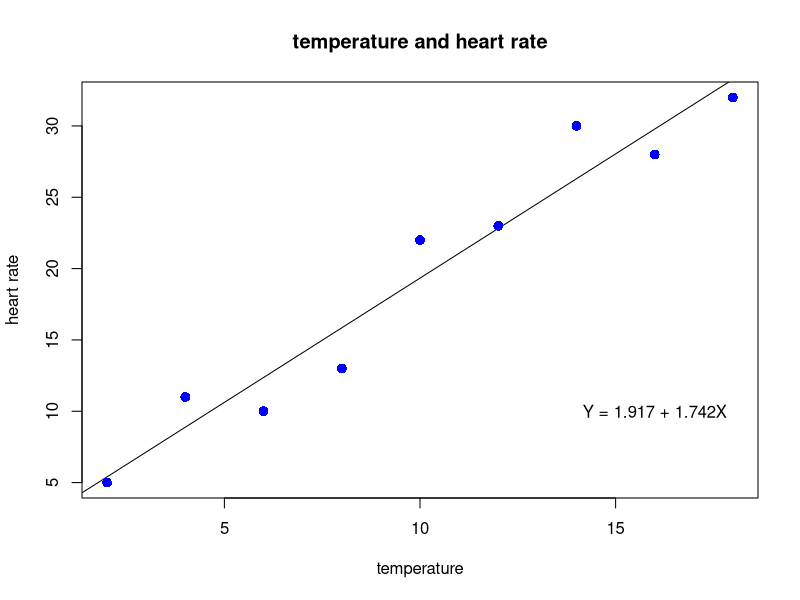

This figure's R source:
#Prblem 3
x <- c(2,4,6,8,10,12,14,16,18)
y <- c(5,11,10,13,22,23,30,28,32)
lm(y~x)
plot(x,y,col = "blue",main = "temperature and heart rate",
     abline(lm(y~x)),cex = 1.3,pch = 16,xlab = "temperature",ylab = "heart rate")
text( 16,10,'Y = 1.917 + 1.742X')

#Problem 4

bar_x <- sum(x)/9
fenmu <- sum((x-bar_x)^2)
se <- sqrt(2.5*2.5/fenmu)

beta_1 <- pnorm(-1.96*se,1,1)+1-pnorm(1.96*se,1,1)
beta_neg_1 <- pnorm(-1.96*se,-1,1)+1-pnorm(1.96*se,-1,1)
beta_1.5 <- pnorm(-1.96*se,1.5,1)+1-pnorm(1.96*se,1.5,1)
beta_1.5_neg_1.5 <- pnorm(-1.96*se,-1.5,1)+1-pnorm(1.96*se,-1.5,1)




